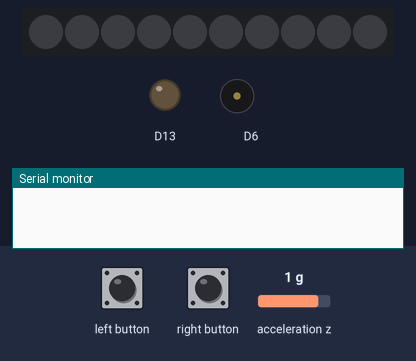
A sketch run on a simulated Adafruit Circuit Playground Express. Parts: 10 RGB LEDs in strip order, left to right, output pins drawn as LEDs (lit = HIGH), buzzer (waves = sounding), the last lines printed to the serial monitor. The test bench sets the inputs (shaded band); at power-on: acceleration z 1 g.

Above: at 1.2 s.
1.3 s: acceleration z set to 0 g
2.8 s: acceleration z set to -0.3 g
At 3.4 s:
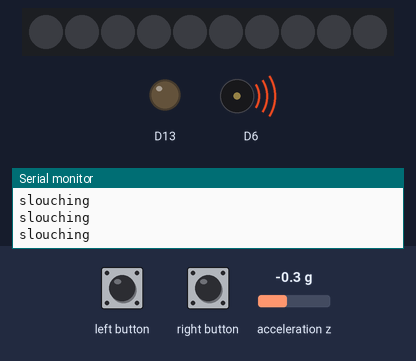
5.3 s: left button pressed for 0.15 s
6.9 s: right button pressed for 0.15 s
At 7.05 s:
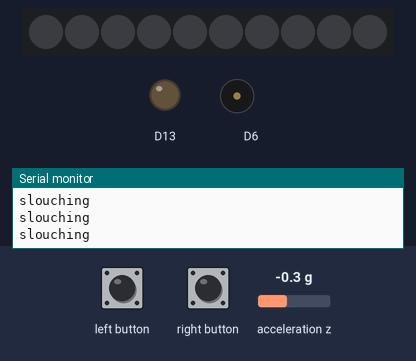
8.7 s: right button pressed for 3.2 s
At 12.8 s:
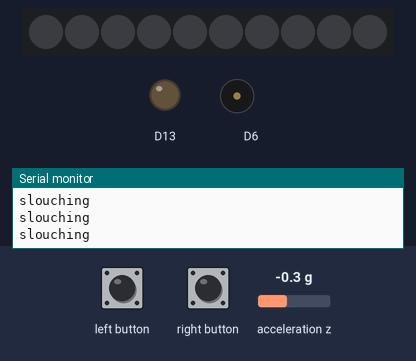
13.4 s: left button pressed for 3.2 s
At 13.55 s:
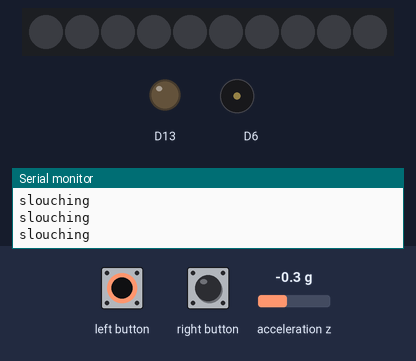
Timing chart, 0 to 18.0 s (numbered marks = the images above; inputs shaded):
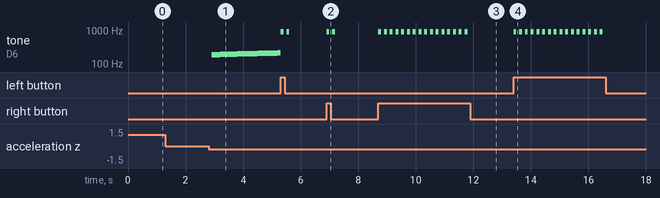

Measured:
- the behaviour switches between -0.1 and -0.2 g on acceleration z (found by bisection; images 0 and 1)
- after the input at 1.3 s, every drawn part: stays the same
- after the input at 2.8 s, tone on D6: plays 188 Hz for 0.10 s, 189 Hz for 0.10 s, 190 Hz for 0.10 s, 191 Hz for 0.10 s, 192 Hz for 0.10 s, 193 Hz for 0.10 s … (24 notes in this stretch), starting after 0.10 s
- after the input at 6.9 s, tone on D6: alternates 900 Hz for 0.10 s and silent for 0.10 s, 4 changes in all, then stays silent, starting at once
- after the input at 8.7 s, tone on D6: alternates 900 Hz for 0.10 s and silent for 0.10 s, 32 changes in all, then stays silent, starting at once
- after the input at 13.4 s, tone on D6: alternates 900 Hz for 0.10 s and silent for 0.10 s, 32 changes in all, then stays silent, starting at once

The sketch:

exercise_4_arduino.ino
```cpp
#include <Adafruit_CircuitPlayground.h>

#define GRAVITY 9.80665
#define RAD2DEG 57.29579
#define SLOUCH_ANGLE 10
#define SLOUCH_TIME 100

float targetAngle;
float currentAngle;
unsigned long slouchStartTime;
bool slouching;

int freq = 100;

void setup() {
  CircuitPlayground.begin();
  Serial.begin(9600);
  targetAngle = 0;
}

void loop() {

 currentAngle = RAD2DEG * asin(-CircuitPlayground.motionZ() / GRAVITY);

 if ((CircuitPlayground.leftButton()) || (CircuitPlayground.rightButton())) {
  targetAngle = currentAngle;
  CircuitPlayground.playTone(900,100);
  delay(100);
  CircuitPlayground.playTone(900, 100);
  delay(100);
 }

 if (currentAngle - targetAngle > SLOUCH_ANGLE) {
  if (!slouching) {
    slouchStartTime = millis();
    slouching = true;
  }
 } else {
    slouching = false;
  }

  if (slouching) {
    if (millis() - slouchStartTime > SLOUCH_TIME) {
      CircuitPlayground.playTone(freq, 100);
      Serial.println("slouching");
    }

    if (freq < 1500) {
      freq += 1;
    } else {
      freq = 1500;
    }
  } else {
    freq = 100;
  }


}
```
